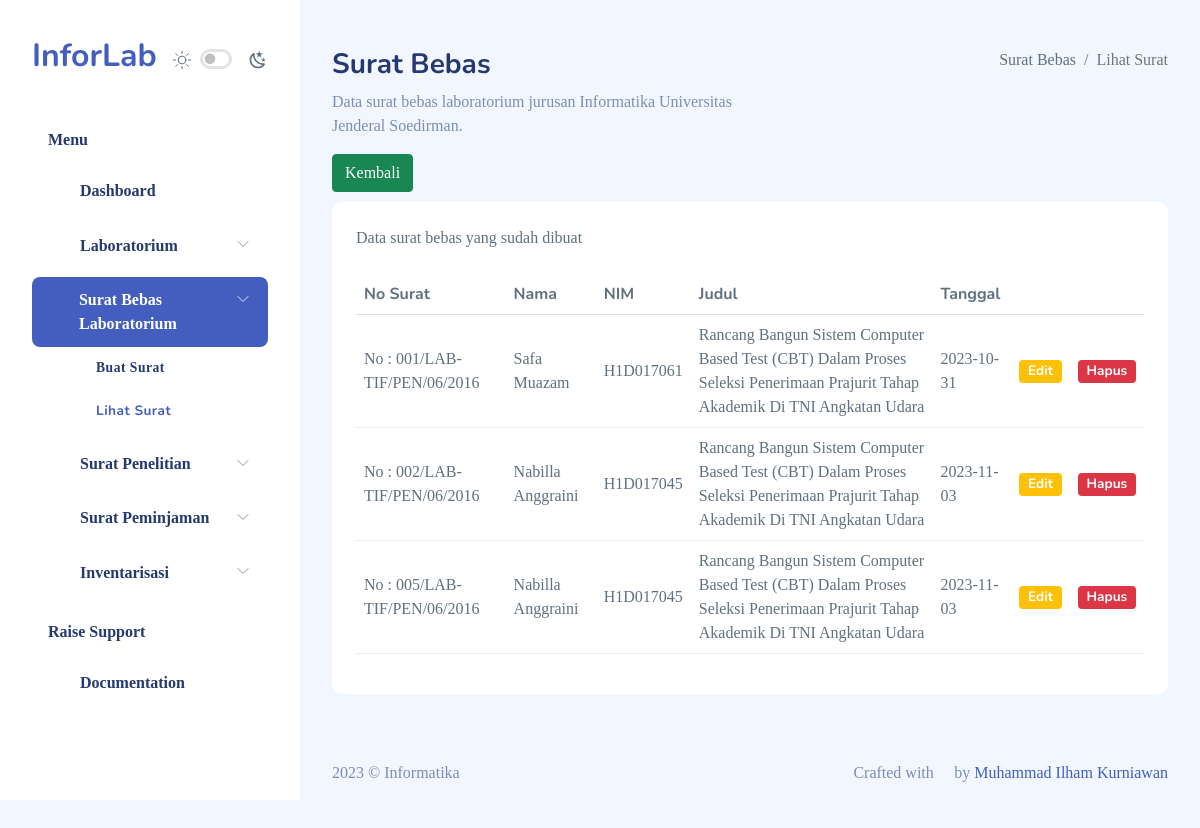
The app's page /index.php?r=surat_bebas with its own data.
### tables this page shows
CREATE TABLE `surat_bebas` (
  `no_surat` varchar(30) NOT NULL,
  `nama` varchar(100) NOT NULL,
  `nim` varchar(10) NOT NULL,
  `judul` varchar(1000) NOT NULL,
  `tanggal` date NOT NULL
);

### modul/surat_bebas/surat_bebas.php (the view, shortened to what this page needs)
<div class="page-heading">
  <div class="page-title">
    <div class="row">
      <div class="col-12 col-md-6 order-md-1 order-last">
        <h3>Surat Bebas</h3>
        <p class="text-subtitle text-muted">
          Data surat bebas laboratorium jurusan Informatika Universitas Jenderal Soedirman.
        </p>
        <div class="buttons">
              <a href="index.php?r=lihat_surat_bebas" class="btn btn-success">Kembali</a>
        </div>
      </div>
      <div class="col-12 col-md-6 order-md-2 order-first">
        <nav
          aria-label="breadcrumb"
          class="breadcrumb-header float-start float-lg-end"
        >
        <ol class="breadcrumb">
            <li class="breadcrumb-item">
              Surat Bebas
            </li>
            <li class="breadcrumb-item active">
              Lihat Surat
            </li>
          </ol>
        </nav>
      </div>
    </div>
  </div>
  <?php
    if (isset($_POST['tgl1']) && isset($_POST['tgl2'])) {
      $var1 = $_POST['tgl1'];
      $var2 = $_POST['tgl2'];
      $tgl1 = str_replace('/', '-', $var1);
      $date1 = date('Y-m-d', strtotime($tgl1));
      $tgl2 = str_replace('/', '-', $var2);
      $date2 = date('Y-m-d', strtotime($tgl2));
      $rentang = $var1." Sampai ".$var2;
      $sqlkelas = "select no_surat, nama, nim, judul, tanggal from surat_bebas where tanggal between '".$date1."' and '".$date2."' order by tanggal asc";
    } else {
      $sqlkelas = "select no_surat, nama, nim, judul, tanggal from surat_bebas order by tanggal asc";
      $rentang = '';
    }
  ?>
  <section class="section">
    <div class="card">
      <div class="card-header">Data surat bebas yang sudah dibuat <?php echo $rentang; ?></div>
      <div class="card-body">
        <table class="table" id="table-surat-bebas">
          <thead>
            <tr>
              <th>No Surat</th>
              <th>Nama</th>
              <th>NIM</th>
              <th>Judul</th>
              <th>Tanggal</th>
              <th></th>
              <th></th>
            </tr>
          </thead>
          <tbody>
            <?php
              $resultkelas = $conn->query($sqlkelas);
              if ($resultkelas->num_rows>0) {
                  while ($row = $resultkelas->fetch_assoc()) {
                      ?>
                      <tr>
                          <td>
                            <?php echo $row['no_surat'];?>
                          </td>
                          <td>
                            <?php echo $row['nama'];?>
                          </td>
                          <td>
                            <?php echo $row['nim'];?>
                          </td>
                          <td>
                            <?php echo $row['judul'];?>
                          </td>
                          <td>
                            <?php echo $row['tanggal'];?>
                          </td>
                          <td>
                            <a href="index.php?r=edit_surat_bebas&id=<?php echo $row['no_surat']?>"  class="badge bg-warning">Edit</a>
                          </td>
                          <td>
                            <a href="././hapus.php?k=hapus_surat_bebas&id=<?php echo $row['no_surat']?>" onclick="return confirm('Yakin Hapus Surat \'<?php echo $row['no_surat'];?> : <?php echo $row['nama'];?>\' ?')" class="badge bg-danger">Hapus</a>
                          </td>
                      </tr><?php
                  }
                }
            ?>
          </tbody>
        </table>
      </div>
    </div>
  </section>
</div>

### records on screen
surat_bebas: no_surat "No : 001/LAB-TIF/PEN/06/2016", nama "Safa Muazam", nim "H1D017061", judul "Rancang Bangun Sistem Computer Based Test (CBT) Dalam Proses Seleksi Penerimaan Prajurit Tahap Akademik Di TNI Angkatan Udara", tanggal "2023-10-31"
surat_bebas: no_surat "No : 002/LAB-TIF/PEN/06/2016", nama "Nabilla Anggraini", nim "H1D017045", judul "Rancang Bangun Sistem Computer Based Test (CBT) Dalam Proses Seleksi Penerimaan Prajurit Tahap Akademik Di TNI Angkatan Udara", tanggal "2023-11-03"
surat_bebas: no_surat "No : 005/LAB-TIF/PEN/06/2016", nama "Nabilla Anggraini", nim "H1D017045", judul "Rancang Bangun Sistem Computer Based Test (CBT) Dalam Proses Seleksi Penerimaan Prajurit Tahap Akademik Di TNI Angkatan Udara", tanggal "2023-11-03"
